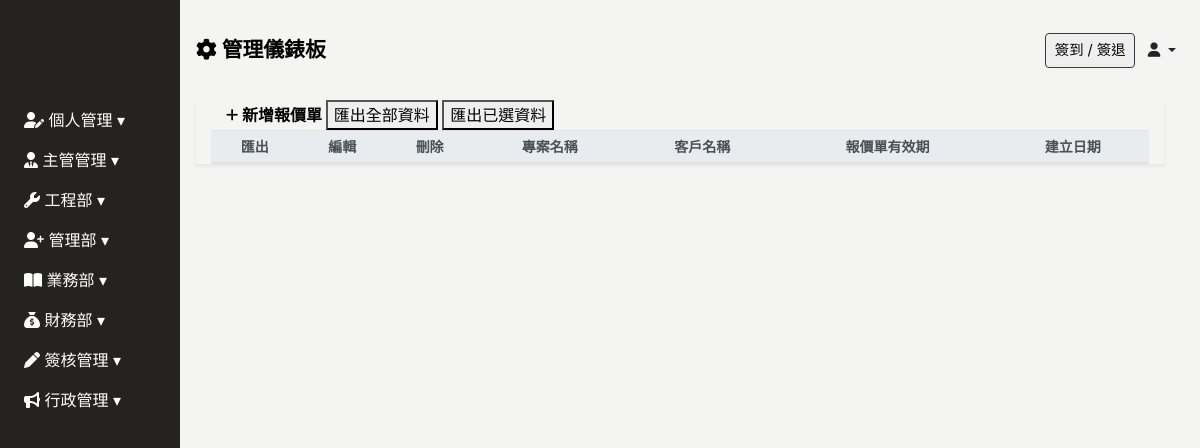
/quotation, run on an earlier commit of the app's database.
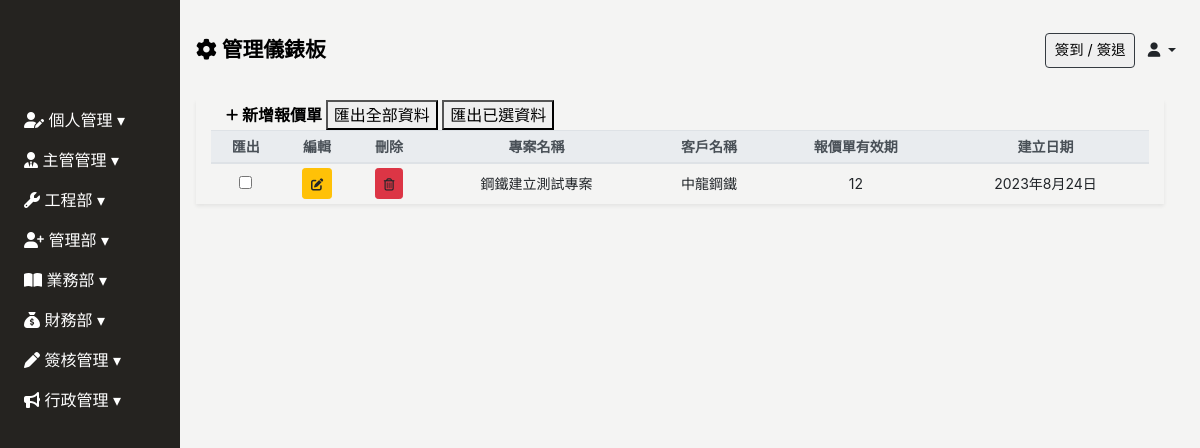
And on a later commit of the database.
### Backend/models.py (models this page shows, shortened)
class ModifiedModel(models.Model):
    modified_by = models.ForeignKey("Employee", on_delete=models.SET_NULL, null=True, blank=True)
    created_date = models.DateField(default=timezone.now,verbose_name='建立日期')
    update_date = models.DateField(auto_now=True, verbose_name='更新日期')
    class Meta:
        abstract = True

class Quotation(ModifiedModel):
    customer_name = models.CharField(max_length=100, verbose_name="客戶名稱",blank=True, null=True)
    tax_id = models.CharField(max_length=20, verbose_name="統一編號",blank=True, null=True)
    contact_person = models.CharField(max_length=50, verbose_name="聯絡人",blank=True, null=True)
    address = models.TextField(verbose_name="地址",blank=True, null=True)
    tel = models.CharField(max_length=20, verbose_name="電話",blank=True, null=True)
    mobile = models.CharField(max_length=20, verbose_name="手機",blank=True, null=True)
    fax = models.CharField(max_length=20, verbose_name="傳真",blank=True, null=True)
    email = models.EmailField(verbose_name="電子郵件",blank=True, null=True)
    project_name = models.CharField(max_length=100, verbose_name="專案名稱",blank=True, null=True)
    quote_validity_period = models.IntegerField(verbose_name="報價單有效期",blank=True, null=True)
    business_tel = models.CharField(max_length=20, verbose_name="業務電話",blank=True, null=True)
    business_assistant = models.CharField(max_length=50, verbose_name="業務助理",blank=True, null=True)
    work_item = models.ManyToManyField(Work_Item,blank=True, related_name="quotations",verbose_name="工項")
    internal_content = models.TextField(blank=True, null=True, verbose_name='紀錄(對內)')
    created_by = models.ForeignKey("Employee",related_name="quotation_author", on_delete=models.SET_NULL, null=True, blank=True)
    class Meta:
        verbose_name = "報價單"
        verbose_name_plural = "報價單"

### Frontend/views.py (the view)
# urls.py: path('quotation', views.Quotation_ListView.as_view(), name="quotation"),
class Quotation_ListView(ListView):
    model = Quotation
    template_name = 'quotation/quotation.html'
    context_object_name = 'quotation'
    def get_context_data(self, **kwargs):
        context = super().get_context_data(**kwargs)
        context["workitems"]= Work_Item.objects.all()
        context['client_list'] = Client.objects.all()
        return context

### Backend/models.py (called while the page is built)
    def get_display_text(self):
        pn_id = f"QU-{str(self.id).zfill(5)}"
        return f"{pn_id} | {self.item_name} | {self.item_id} | {self.unit} | {self.unit_price}(價格)"

### Frontend/templates/quotation/quotation.html (shortened to what this page needs)
{% extends 'base/base_dashboard.html' %}
{% block import %}
{% load static%}
<link rel="stylesheet" href="{% static 'css/employee/employee.css' %}">
{% endblock %}
{% block main %}
<div class="main px-3" id="employee-app">
    <div class="employee-table container-fluid shadow-sm table-responsive-lg">
        <table class="table table-sm table-hover text-center" id="table" data-toggle="table" data-sortable="true"
            data-toolbar="#toolbar" data-search="true" data-show-columns="true" data-filter-strict-search="true"
            data-show-columns-toggle-all="true" data-pagination="true" data-page-size="25" data-page-list="[25, All]"
            data-filter-control="true">
            <div id="toolbar">
                <div class="employee-header container-fluid">
                    <a href="" class="font-weight-bold" id="sys_new" data-toggle="modal" data-target="#employee-modal">
                        <i class="fa-solid fa-plus fa-sm" style="color: #000000;"></i> 新增報價單
                    </a>
                    <button class="d-none d-md-inline-block" onclick="exportAllOptionToExcel('員工.xlsx')"
                        data-export-url="{% url 'excel_export' %}">匯出全部資料</button>
                    <button class="d-none d-md-inline-block"
                        onclick="exportSelectedOptionToExcel('員工.xlsx')">匯出已選資料</button>
                </div>
            </div>
            <thead class="thead-light" style="font-size: 14px;">
                <tr class="text-nowrap">
                    <th data-force-hide="true" data-switchable="false" data-no-print="true" data-field="checkbox"
                        class="d-none d-md-table-cell">匯出</th>
                    <th data-force-hide="true" data-switchable="false" data-no-print="true" data-field="edit">編輯</th>
                    <th data-force-hide="true" data-switchable="false" data-no-print="true" data-field="delete">刪除</th>
                    <th data-field="project_name" data-sortable="true">專案名稱</th>
                    <th data-field="tax_id" data-sortable="true">客戶名稱</th>
                    <th data-field="quote_validity_period" data-sortable="true">報價單有效期</th>
                    <th data-field="created_date" data-sortable="true">建立日期</th>
                </tr>
            </thead>
            <tbody class="text-nowrap" style="font-size: 14px;">
                {% for item in quotation %}
                <tr>
                    <td><input type="checkbox" name="importcheckd" onclick="updateCheckedArray(this)"value="{{ item.id }}"></td>
                    <td>
                        <a data-target="#employee-modal" type="button" data-url="quotation" data-id="{{ item.id }}"
                            class="sys_get btn btn-sm btn-warning" data-toggle="modal"
                            data-target="#project-confirmation-modal" onclick="LoadData(event)">
                        </a>
                    </td>
                    <td>
                        <a data-url="quotation" data-target="#employee-modal" data-id="{{ item.id }}" type="button"
                            class="sys_del btn btn-sm btn-danger" onclick="DELETE_handleClick(event)">
                        </a>
                    </td>
                    <td>
                        {{ item.project_name}}
                    </td>
                    <td>
                        {{ item.customer_name}}
                    </td>
                    <td>
                        {{ item.quote_validity_period}}
                    </td>
                    <td>
                        {{ item.created_date}}
                    </td>
                </tr>
                {% endfor %}
            </tbody>
        </table>
    </div>
</div>
{% endblock %}

What changed in the data, as far as the page shows it:
added Quotation: project_name "鋼鐵建立測試專案", customer_name "中龍鋼鐵", quote_validity_period "12", created_date "2023年8月24日"
